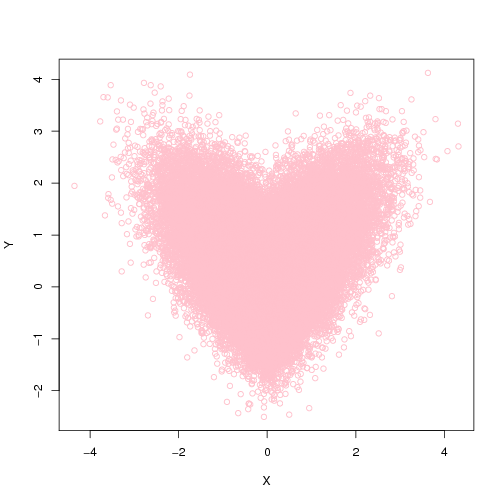

Source code (R):
#!/usr/bin/Rscript

n <- 50000
r <- 0.7
r_e <- (1 - r * r) ^ 0.5
X <- rnorm(n)
Y <- X * r + r_e * rnorm(n)
Y <- ifelse(X > 0, Y,-Y)
plot(X, Y, col = "pink")
